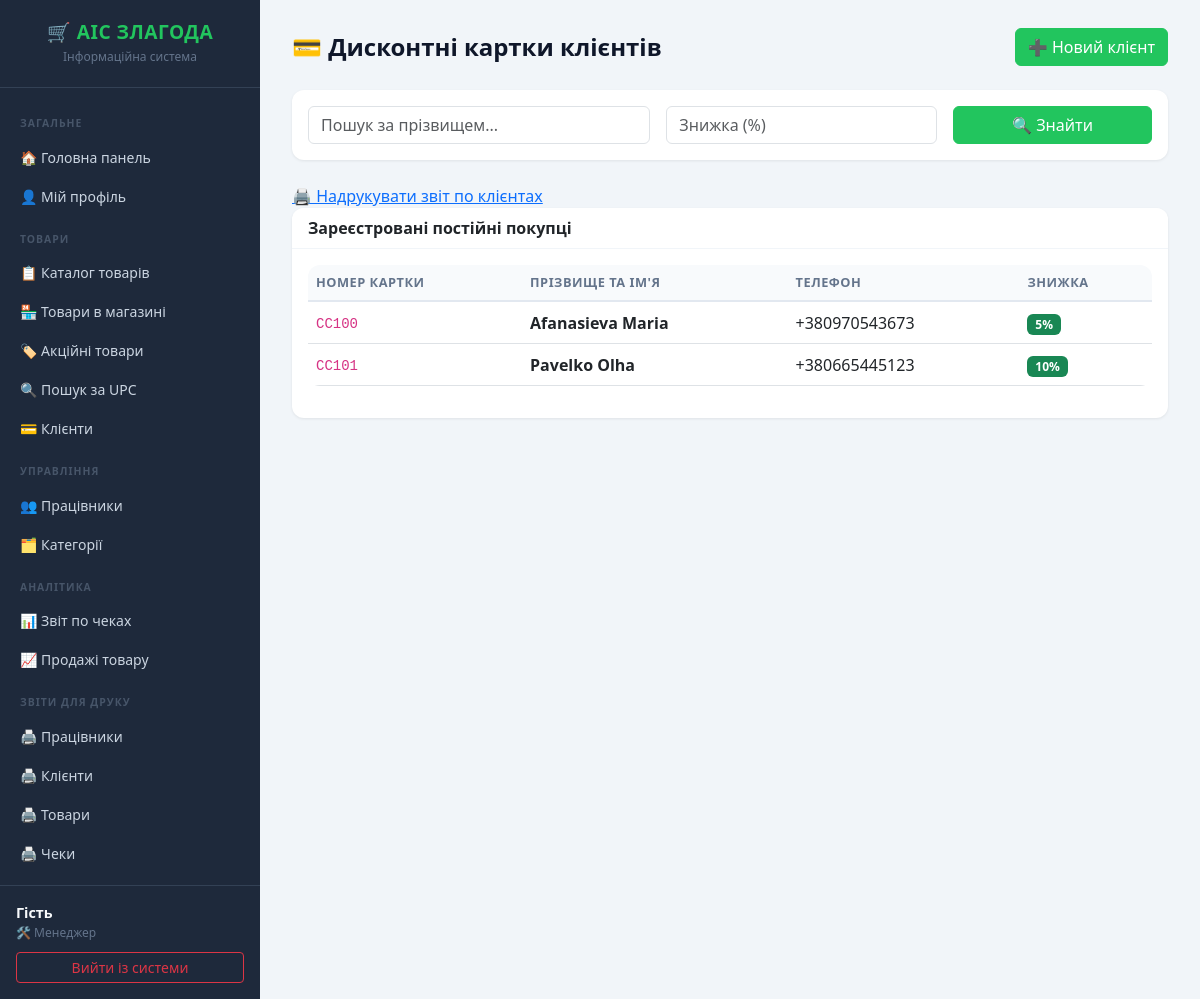
The app's page /customers/ (signed in), older data.
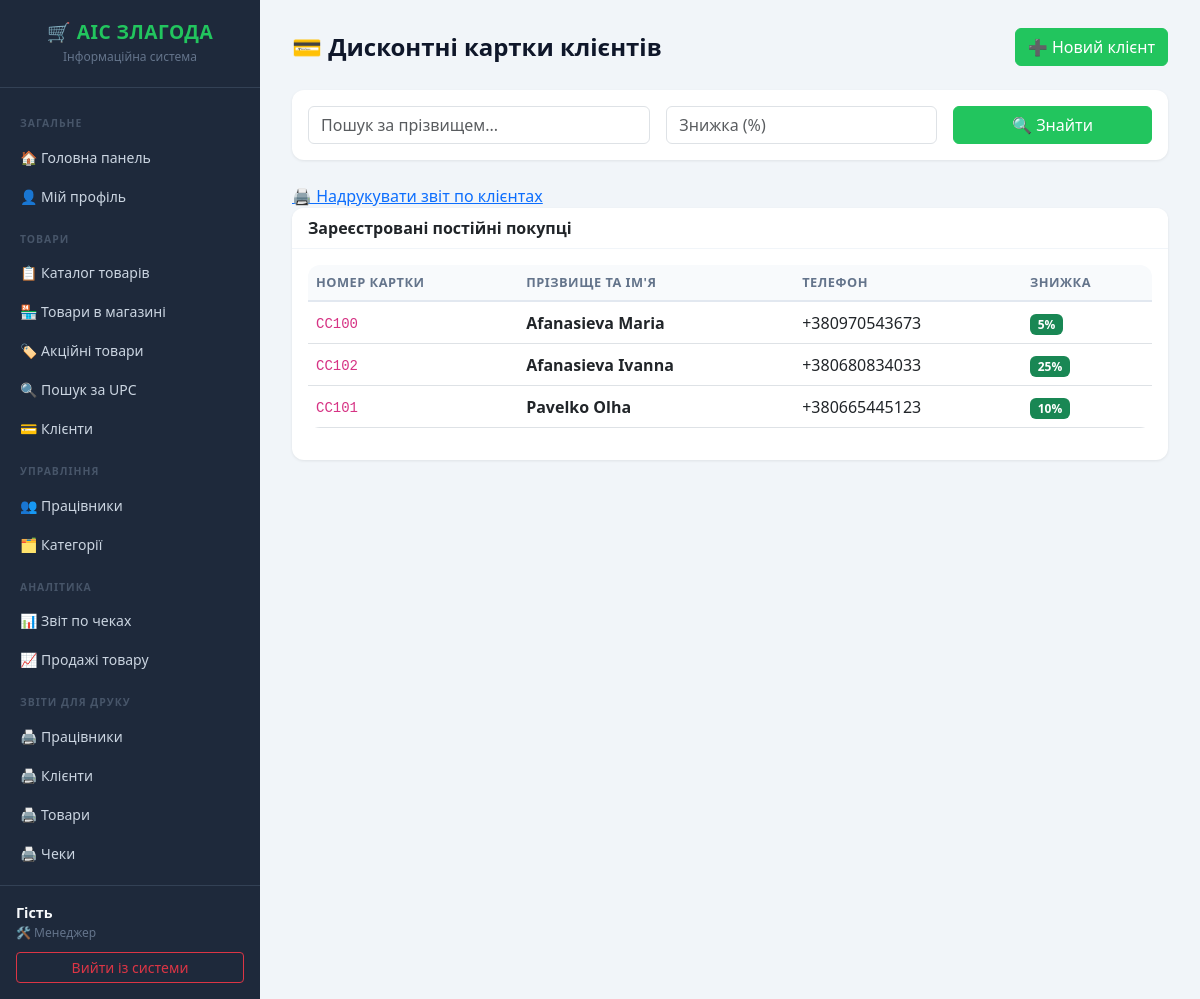
The same page, newer data.
### tables this page shows
CREATE TABLE Customer_Card(
        card_number TEXT PRIMARY KEY,
        cust_surname TEXT NOT NULL,
        cust_name TEXT NOT NULL,
        cust_patronymic TEXT,
        phone_number TEXT NOT NULL CHECK(length(phone_number) <= 13),
        city TEXT,
        street TEXT,
        zip_code TEXT,
        percent INTEGER NOT NULL CHECK(percent >= 0 AND percent <= 100)
    );

### backend/CustomerCard.py (the view)
@customer_card_bp.route('/')
@login_required
def manage_customers():
    percent = request.args.get('percent', '')
    search = request.args.get('search', '').strip()
    query = "SELECT * FROM Customer_Card WHERE 1=1"
    params = []
    if percent:
        query += " AND percent = ?"
        params.append(int(percent))
    if search:
        query += " AND LOWER(cust_surname) LIKE LOWER(?)"
        params.append(f'%{search}%')
    query += " ORDER BY cust_surname"
    conn = get_db_connection()
    customers = conn.execute(query, params).fetchall()
    conn.close()
    if session['role'] == 'Manager':
        return render_template('customer/customers.html',
                               customers=customers, percent=percent, search=search)
    return render_template('customer/customers.html', customers=customers, search=search)

### backend/initdb.py (called while the page is built)
def get_db_connection():
    conn = sqlite3.connect(DB_PATH)
    conn.row_factory = sqlite3.Row
    conn.execute("PRAGMA foreign_keys = ON;")
    return conn

### templates/customer/customers.html (shortened to what this page needs)
{% extends 'base.html' %}
{% block content %}
<div class="d-flex justify-content-between align-items-center mb-4">
    <h1 class="page-title m-0">💳 Дисконтні картки клієнтів</h1>
    <a href="{{ url_for('customer_card.add_customer') }}" class="btn btn-primary">
        ➕ Новий клієнт
    </a>
</div>
<div class="card mb-4">
    <div class="card-body">
        <form method="GET" action="{{ url_for('customer_card.manage_customers') }}" class="row g-3">
            <div class="col-md-5">
                <input type="text" name="search_surname" class="form-control" placeholder="Пошук за прізвищем..." value="{{ request.args.get('search_surname', '') }}">
            </div>
            <div class="col-md-4">
                <input type="number" name="percent" class="form-control" placeholder="Знижка (%)" value="{{ request.args.get('percent', '') }}">
            </div>
            <div class="col-md-3">
                <button type="submit" class="btn btn-primary w-100">🔍 Знайти</button>
            </div>
        </form>
    </div>
</div>
<div class=\"mt-3\">
    <a href=\"{{ url_for('analytics.print_report', report_type='customers', search_surname=request.args.get('search_surname', ''), percent=request.args.get('percent', '')) }}\" target=\"_blank\" class=\"btn btn-outline-secondary\">
        🖨️ Надрукувати звіт по клієнтах
    </a>
</div>
<div class="card">
    <div class="card-header">Зареєстровані постійні покупці</div>
    <div class="card-body">
        <div class="table-responsive">
            <table class="table table-hover align-middle">
                <thead>
                    <tr>
                        <th>Номер картки</th>
                        <th>Прізвище та Ім'я</th>
                        <th>Телефон</th>
                        <th>Знижка</th>
                    </tr>
                </thead>
                <tbody>
                    {% for card in customers %}
                    <tr>
                        <td><code>{{ card.card_number }}</code></td>
                        <td><strong>{{ card.cust_surname }} {{ card.cust_name }}</strong></td>
                        <td>{{ card.phone_number or '-' }}</td>
                        <td><span class="badge bg-success">{{ card.percent }}%</span></td>
                    </tr>
                    {% else %}
                    <tr>
                        <td colspan="4" class="text-center text-muted py-4">Жодної картки не знайдено.</td>
                    </tr>
                    {% endfor %}
                </tbody>
            </table>
        </div>
    </div>
</div>
{% endblock %}

Row changes from the older to the newer data that the page shows:
added Customer_Card: card_number "CC102", cust_surname "Afanasieva", cust_name "Ivanna", phone_number "+380680834033", percent "25"
